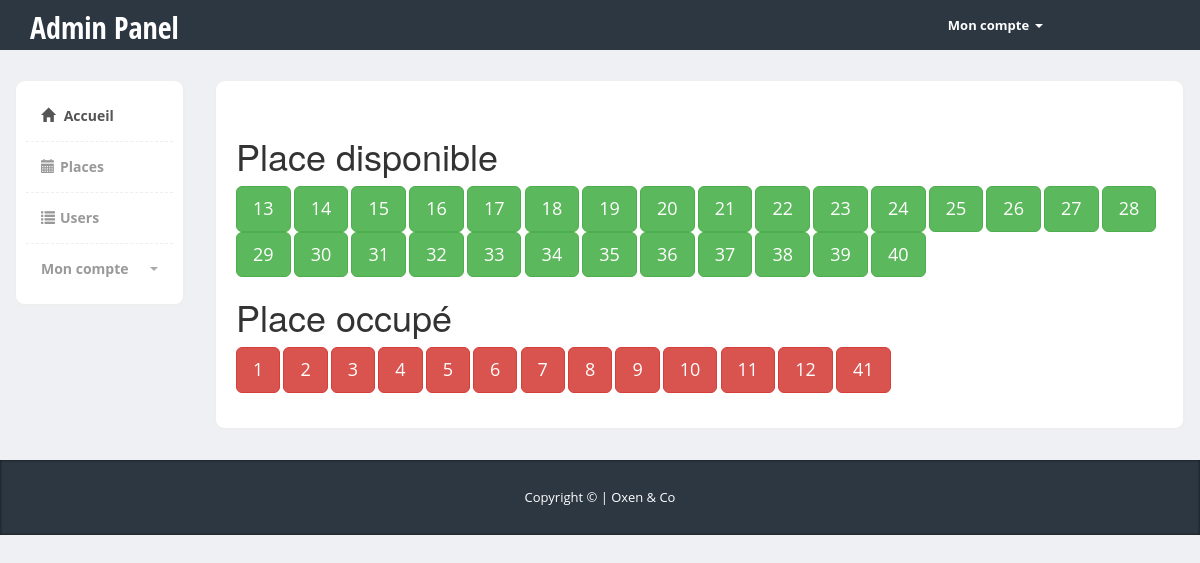
Screenshot of /test/index.php?page=calendar.php (signed in) with the database file from the repository.
### tables this page shows
CREATE TABLE IF NOT EXISTS `places` (
  `id_p` int(10) NOT NULL AUTO_INCREMENT,
  `numplace` varchar(5) DEFAULT NULL,
  `id_u` int(10) NOT NULL,
  `busy` tinyint(1) NOT NULL DEFAULT '0',
  `id_r` int(11) NOT NULL,
  PRIMARY KEY (`id_p`),
  KEY `id_u` (`id_u`)
);

### test/index.php (called while the page is built, shortened)
<?php
    require "content/layout.php";
?>

### test/content/calendar.php (the view)
		<?php
 if($pseudo['status'] == 2)
        { ?>
                       <div class="col-md-10">
		  			<div class="content-box-large">
		  				<div class="panel-body">
		  					<div class="row">
                       <?php
echo "<h1>Place disponible</h1>";
$requeteb = $bdd->query("SELECT * FROM places WHERE busy = 0");
while($tempsss = $requeteb->fetch())
{
     echo " <button class='btn btn-success btn-lg'>".$tempsss['numplace']."</button>
            ";
}
echo "<h1>Place occupé</h1>";
$requetea = $bdd->query("SELECT * FROM places WHERE busy = 1");
while($tempss = $requetea->fetch())
{
     echo " <button class='btn btn-danger btn-lg'>".$tempss['numplace']."</button>
                    ";
} ?>
		  					</div>
		  				</div>
		  			</div>
		  </div>
  <?php
 }else {
        header("Location: ../index.php"); }   ?>

### test/content/layout.php (shortened to what this page needs)
<?php
                            try
                            {
                                $bdd = new PDO("mysql:host=localhost;dbname=parking;charset=utf8","root","");
                            }
                            catch(Exception $e)
                            {
                                die("erreur de connection");
                            }
if(isset($_SESSION['connecte']))
{
                         $requetezer = $bdd->query("SELECT * FROM users WHERE id_u  = ".$_SESSION['id']."");
                            $pseudo = $requetezer->fetch();
}
 if($pseudo['status'] == 2)
        { ?>
<!DOCTYPE html>
<html>
  <head>
    <link href="bootstrap/css/bootstrap.min.css" rel="stylesheet">
    <link href="css/styles.css" rel="stylesheet">
    <link href="css/stats.css" rel="stylesheet">
    <link href="css/buttons.css" rel="stylesheet">
    <link href="css/calendar.css" rel="stylesheet">
     <link href="css/jquery-ui.css" rel="stylesheet" media="screen">
    <link href="vendors/fullcalendar/fullcalendar.css" rel="stylesheet" media="screen">
    <link href="//netdna.bootstrapcdn.com/font-awesome/4.0.3/css/font-awesome.css" rel="stylesheet">
    <link href="vendors/form-helpers/css/bootstrap-formhelpers.min.css" rel="stylesheet">
    <link href="vendors/select/bootstrap-select.min.css" rel="stylesheet">
    <link href="vendors/tags/css/bootstrap-tags.css" rel="stylesheet">
  </head>
  <body>
  	<div class="header">
	     <div class="container">
	        <div class="row">
	           <div class="col-md-5">
	              <div class="logo">
	                 <h1><a href="index.php">Admin Panel</a></h1>
	              </div>
	           </div>
	           <div class="col-md-6">
	              <div class="navbar navbar-inverse" role="banner">
	                  <nav class="collapse navbar-collapse bs-navbar-collapse navbar-right" role="navigation">
	                    <ul class="nav navbar-nav">
	                      <li class="dropdown">
	                        <a href="#" class="dropdown-toggle" data-toggle="dropdown">Mon compte <b class="caret"></b></a>
	                      </li>
	                    </ul>
	                  </nav>
	              </div>
	           </div>
	        </div>
	     </div>
	</div>
    <div class="page-content">
    	<div class="row">
		  <div class="col-md-2">
		  	<div class="sidebar content-box" style="display: block;">
                <ul class="nav">
                    <li class="current"><a href="index.php"><i class="glyphicon glyphicon-home"></i> Accueil</a></li>
                    <li><a href="index.php?page=calendar.php"><i class="glyphicon glyphicon-calendar"></i>Places</a></li>
                    <li><a href="index.php?page=tables.php"><i class="glyphicon glyphicon-list"></i>Users</a></li>
                    <li class="dropdown">
	                        <a href="#" class="dropdown-toggle" data-toggle="dropdown">Mon compte <b class="caret"></b></a>
	                      </li>
	                    </ul>
             </div>
		  </div>
		           <?php
                            require $contenu;
                       ?>
        </div>
      </div>
    <footer>
         <div class="container">
            <div class="copy text-center">
              Copyright &copy; | Oxen & Co
            </div>
         </div>
      </footer>
    <link rel="stylesheet" type="text/css" href="vendors/bootstrap-wysihtml5/src/bootstrap-wysihtml5.css"></link>
    <link href="vendors/bootstrap-datetimepicker/datetimepicker.css" rel="stylesheet">
    <link href="css/bootstrap-editable.css" rel="stylesheet"/>
    <link rel="stylesheet" href="vendors/morris/morris.css">
    <link href="vendors/datatables/dataTables.bootstrap.css" rel="stylesheet" media="screen">
  </body>
</html>
      <?php
 }else {
        header("Location: ../index.php"); }   ?>

### test/css/styles.css (style rules this page uses)
body { font-family: 'Open Sans', sans-serif; background-color: #f7f7f7; position: relative; margin: 0px; font-size: 12px; padding: 0px; }
.page-content > .row { margin-left: 0px !important; margin-right: 0px !important; margin-top: 30px; }
footer { background-color:#2c3742; box-shadow:inset 0px 0px 3px #111; color:#fff; font-size:14px; line-height:25px; padding:10px 0px 10px 0px; bottom: 0px; }
footer .copy { font-size:13px; margin:15px 0px; }
.header { height:50px; background-color: #2c3742; }
.header .logo h1 { font-size:30px; margin:0px; padding:10px 0px; }
.header .logo h1 a { color:#fff; font-family: 'Open Sans Condensed', sans-serif; }
.header .navbar * { box-shadow:none !important; }
.header .navbar { background:none !important; border:0px !important; }
.header .navbar .nav > li > a { color:#fff !important; font-size:13px !important; border-bottom:0px !important; margin-top:0px !important; font-weight:bold; }
.header .navbar-collapse { border:0px !important; }
.header .navbar-nav .caret { border-top-color:#fff !important; border-bottom-color:#fff !important; }
.content-box, .content-box-large { margin-bottom:30px; background:#fff; border-radius:10px; padding:10px; border-left:1px solid #eee; border-top:1px solid #eee; border-right:2px solid #eee; border-bottom:2px solid #eee; }
.content-box-large { padding: 20px; }
.sidebar ul.nav, .sidebar ul.nav ul { list-style: none; padding: 0px; margin: 0px; }
.sidebar .nav > li { margin: 0; border-bottom:1px dashed #eee; }
.sidebar .nav > li:last-child { border-bottom:0px; }
.sidebar .nav > li > a { font-size: 14px; line-height: 20px; padding: 15px 15px; color: #999; display: block; font-weight:bold; background:none; text-decoration: none; border-top:0px; font-weight:bold; }
.sidebar .nav > li > a > i { margin-right:5px; }
.sidebar .nav li a:hover, .sidebar .nav li.current > a { background: #fff; color: #555; border-bottom:0px; }
.sidebar .nav a .caret { float: right; width: 0; height: 0; display: inline-block; vertical-align: top; border-top: 4px solid #aaa; border-right: 4px solid transparent; border-left: 4px solid transparent; content: ""; margin-top: 8px; margin-left: 2px; }
body { background-color: #eff0f3; }
.panel-body { clear:both; }

### rows the page displays
places: numplace "13"
places: numplace "14"
places: numplace "15"
places: numplace "16"
places: numplace "17"
places: numplace "18"
places: numplace "19"
places: numplace "20"
places: numplace "21"
places: numplace "22"
places: numplace "23"
places: numplace "24"
places: numplace "25"
places: numplace "26"
places: numplace "27"
places: numplace "28"
places: numplace "29"
places: numplace "30"
places: numplace "31"
places: numplace "32"
places: numplace "33"
places: numplace "34"
places: numplace "35"
places: numplace "36"
places: numplace "37"
places: numplace "38"
places: numplace "39"
places: numplace "40"
places: numplace "1"
places: numplace "2"
places: numplace "3"
places: numplace "4"
places: numplace "5"
places: numplace "6"
places: numplace "7"
places: numplace "8"
places: numplace "9"
places: numplace "10"
places: numplace "11"
places: numplace "12"
places: numplace "41"
